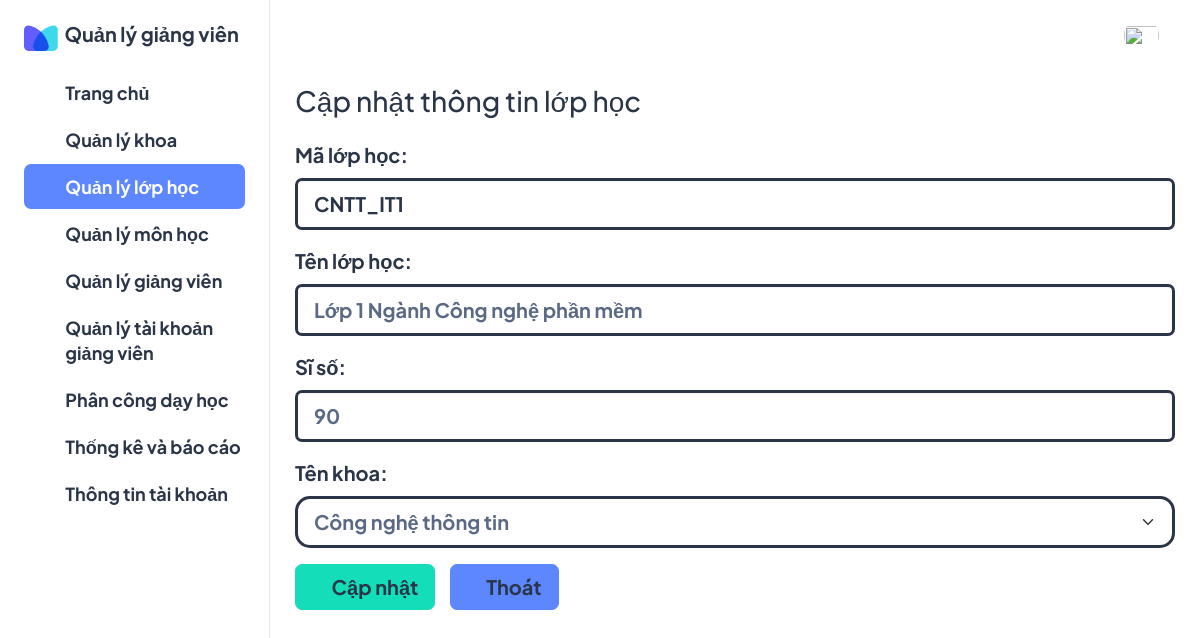
Page /lophoc/sualophoc/1/ on the committed database.
### quanlygv/models.py (models this page shows, shortened)
class Lophoc(models.Model):
    id = models.AutoField(primary_key=True)
    ma_lop = models.CharField(max_length=20)
    ten_lop = models.CharField(max_length=128)
    si_so = models.PositiveIntegerField()
    khoa = models.ForeignKey(Khoa, on_delete=models.CASCADE)

class Khoa(models.Model):
    id = models.AutoField(primary_key=True)
    ma_khoa = models.CharField(max_length=20)
    ten_khoa = models.CharField(max_length=128)

### quanlygv/views.py (the view)
# urls.py: path('lophoc/sualophoc/<int:id>/', views.sua_lophoc, name='sualophoc'),
def sua_lophoc(request, id):
    lophoc = get_object_or_404(Lophoc, pk=id)
    if request.method == 'POST':
        ma_lop_moi = request.POST.get('ma_lop')
        ten_lop_moi = request.POST.get('ten_lop')
        si_so_moi = request.POST.get('si_so')
        khoa_moi = request.POST.get('khoa')
        khoa = get_object_or_404(Khoa, pk=khoa_moi)
        lophoc.khoa = khoa
        lophoc.ma_lop = ma_lop_moi
        lophoc.ten_lop = ten_lop_moi
        lophoc.si_so = si_so_moi
        lophoc.save()
        return redirect('lophoc')
    else:
        return render(request, 'lophoc/sua_lophoc.html', {
           'lophoc': lophoc,
           'all_khoa': Khoa.objects.all()
          })

### quanlygv/templates/lophoc/sua_lophoc.html (shortened to what this page needs)
{% load static %}
<!doctype html>
<html lang="en">
<head>
  <link rel="stylesheet" href="{% static 'assets/css/styles.min.css' %}" />
</head>
<body>
    <div class="page-wrapper" id="main-wrapper" data-layout="vertical" data-navbarbg="skin6" data-sidebartype="full"
        data-sidebar-position="fixed" data-header-position="fixed">
        <aside class="left-sidebar">
            <div>
                <div class="brand-logo d-flex align-items-center">
                    <a href="{% url 'trangchu' %}" class="text-nowrap logo-img">
                        <img src="{% static 'assets/images/favicon.png' %}" alt="" />
                        <span class="fs-6 ms-1 fw-bolder text-dark">
                          Quản lý giảng viên
                        </span>
                    </a>
                </div>
                <nav class="sidebar-nav scroll-sidebar" data-simplebar="">
                    <ul id="sidebarnav">
                        <li class="sidebar-item">
                            <a class="sidebar-link" href="{% url 'trangchu' %}" aria-expanded="false">
                                <span>
                                  <i class="ti ti-layout-dashboard"></i>
                                </span>
                                <span class="hide-menu fs-5 fw-bolder">Trang chủ</span>
                            </a>
                        </li>
                        <li class="sidebar-item">
                            <a class="sidebar-link" href="{% url 'khoa' %}" aria-expanded="false">
                                <span>
                                    <i class="ti ti-article"></i>
                                </span>
                                <span class="hide-menu fs-5 fw-bolder">Quản lý khoa</span>
                            </a>
                        </li>
                        <li class="sidebar-item" style="background-color: #5D87FF; border-radius: 7px;">
                            <a class="sidebar-link" href="{% url 'lophoc' %}" aria-expanded="false" style="border-radius: 7px; color: #fff;">
                                <span>
                                    <i class="ti ti-home"></i>
                                </span>
                                <span class="hide-menu fs-5 fw-bolder">Quản lý lớp học</span>
                            </a>
                        </li>
                        <li class="sidebar-item">
                            <a class="sidebar-link" href="{% url 'monhoc' %}" aria-expanded="false">
                                <span>
                                    <i class="ti ti-cards"></i>
                                </span>
                                <span class="hide-menu fs-5 fw-bolder">Quản lý môn học</span>
                            </a>
                        </li>
                        <li class="sidebar-item">
                            <a class="sidebar-link" href="{% url 'giangvien' %}" aria-expanded="false">
                                <span>
                                    <i class="ti ti-user"></i>
                                </span>
                                <span class="hide-menu fs-5 fw-bolder">Quản lý giảng viên</span>
                            </a>
                        </li>
                        <li class="sidebar-item">
                            <a class="sidebar-link" href="{% url 'taikhoangv' %}" aria-expanded="false">
                              <span>
                                <i class="ti ti-users"></i>
                              </span>
                              <span class="hide-menu fs-5 fw-bolder">Quản lý tài khoản <br /> giảng viên</span>
                            </a>
                          </li>
                          <li class="sidebar-item">
                            <a class="sidebar-link" href="{% url 'phanconggv' %}" aria-expanded="false">
                              <span>
                                <i class="ti ti-typography"></i>
                              </span>
                              <span class="hide-menu fs-5 fw-bolder">Phân công dạy học</span>
                            </a>
                          </li>
                          <li class="sidebar-item">
                            <a class="sidebar-link" href="{% url 'thongkebaocao' %}" aria-expanded="false">
                              <span>
                                <i class="ti ti-chart-bar"></i>
                              </span>
                              <span class="hide-menu fs-5 fw-bolder">Thống kê và báo cáo</span>
                            </a>
                          </li>
                          <li class="sidebar-item">
                            <a class="sidebar-link" href="{% url 'thongtintk' %}" aria-expanded="false">
                              <span>
                                <i class="ti ti-user-minus"></i>
                              </span>
                              <span class="hide-menu fs-5 fw-bolder">Thông tin tài khoản</span>
                            </a>
                          </li>
                    </ul>
                </nav>
            </div>
        </aside>
        <div class="body-wrapper">
            <header class="app-header">
                <nav class="navbar navbar-expand-lg navbar-light">
                    <div class="navbar-collapse justify-content-end px-0" id="navbarNav">
                        <ul class="navbar-nav flex-row ms-auto align-items-center justify-content-end">
                            <li class="nav-item dropdown">
                                <a class="nav-link nav-icon-hover" href="javascript:void(0)" id="drop2" data-bs-toggle="dropdown"
                                  aria-expanded="false">
                                  <img src="{% static 'assets/images/' %}{{ request.session.anh }}" alt="" width="35" height="35" class="rounded-circle">
                                </a>
                              </li>
                        </ul>
                    </div>
                </nav>
                <nav class="navbar navbar-expand-lg navbar-light">
                    <div class="navbar-collapse justify-content px-0 row" id="navbarNav">
                        <h2 class="col-6">Cập nhật thông tin lớp học</h2>
                    </div>
                </nav>
                <nav class="navbar navbar-expand-lg navbar-light">
                    <div class="navbar-collapse justify-content px-0 row" id="navbarNav">
                        <form method="post">
                            <div class="mb-3">
                                <label for="mk" class="form-label fw-bolder fs-6">Mã lớp học:</label>
                                <input type="text"
                                    class="form-control fw-bolder fs-6 border border-3 border-dark text-dark"
                                    id="mk" required name="ma_lop" value="{{ lophoc.ma_lop }}">
                            </div>
                            <div class="mb-3">
                                <label for="tk" class="form-label fw-bolder fs-6">Tên lớp học:</label>
                                <input type="text" class="form-control fw-bolder fs-6 border border-3 border-dark"
                                    id="tk" required name="ten_lop" value="{{ lophoc.ten_lop }}">
                            </div>
                            <div class="mb-3">
                                <label for="ss" class="form-label fw-bolder fs-6">Sĩ số:</label>
                                <input type="text" class="form-control fw-bolder fs-6 border border-3 border-dark"
                                    id="ss" required name="si_so" value="{{ lophoc.si_so }}">
                            </div>
                            <div class="mb-3 row">
                                <div class="col-12">
                                    <label class="form-label fw-bolder fs-6">Tên khoa:</label>
                                    <select name="khoa" class="form-select form-select-lg fw-bolder fs-6 border border-3 border-dark" aria-label=".form-select-lg example">
                                        {% for khoa in all_khoa %}
                                        <option value="{{ khoa.id }}" {% if lophoc.khoa_id == khoa.id %} selected {% endif %}>{{ khoa.ten_khoa }}</option>
                                        {% endfor %}
                                    </select>
                                </div>
                            </div>
                            <button type="submit" class="btn btn-success text-dark fw-bolder fs-6"><i
                                    class="ti ti-pencil me-1 fs-6 fw-bolder"></i>Cập
                                nhật</button>&nbsp;&nbsp;&nbsp;&nbsp;&nbsp;
                            <a href="{% url 'lophoc' %}" class="btn btn-primary text-dark fw-bolder fs-6"><i
                                    class="ti ti-door-exit me-1 fs-6 fw-bolder"></i>Thoát</a>
                        </form>
                    </div>
                </nav>
            </header>
        </div>
    </div>
</body>
</html>

### rows in the picture
Lophoc: ma_lop "CNTT_IT1", ten_lop "Lớp 1 Ngành Công nghệ phần mềm", si_so "90", khoa "Công nghệ thông tin"
